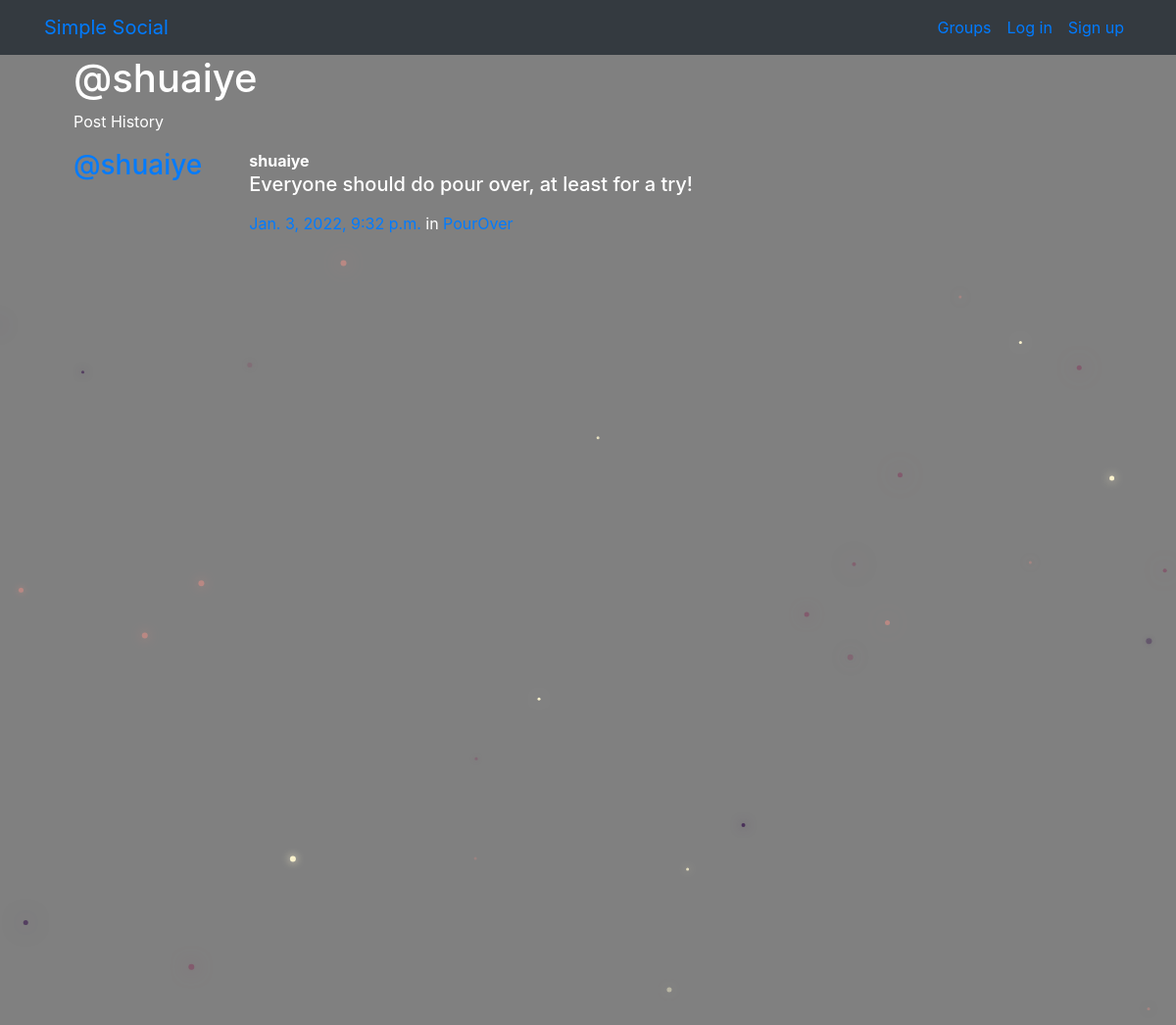
Page /posts/by/shuaiye/ on the committed database.
### posts/models.py (models this page shows, shortened)
class Post(models.Model):
    user = models.ForeignKey(User, related_name="posts",on_delete=models.CASCADE)
    created_at = models.DateTimeField(auto_now=True)
    message = models.TextField()
    message_html = models.TextField(editable=False)
    group = models.ForeignKey(Group, related_name="posts",null=True, blank=True,on_delete=models.CASCADE)
    class Meta:
        ordering = ["-created_at"]
        unique_together = ["user", "message"]

### groups/models.py (models this page shows, shortened)
class Group(models.Model):
    name = models.CharField(max_length=255, unique=True)
    slug = models.SlugField(allow_unicode=True, unique=True)
    description = models.TextField(blank=True, default='')
    description_html = models.TextField(editable=False, default='', blank=True)
    members = models.ManyToManyField(User,through="GroupMember")
    class Meta:
        ordering = ["name"]

### posts/views.py (the view)
# urls.py: path("by/<username>/",views.UserPosts.as_view(),name="for_user"),
class UserPosts(generic.ListView):
    model = models.Post
    template_name = "posts/user_post_list.html"
    def get_queryset(self):
        try:
            self.post_user = User.objects.prefetch_related("posts").get(
                username__iexact=self.kwargs.get("username")
            )
        except User.DoesNotExist:
            raise Http404
        else:
            return self.post_user.posts.all()
    def get_context_data(self, **kwargs):
        context = super().get_context_data(**kwargs)
        context["post_user"] = self.post_user
        return context

### posts/templates/posts/user_post_list.html
{% extends "posts/post_base.html" %}
{% block prepost %}
<div class="col-md-4">
	<h1>@{{ post_user.username }}</h1>
	<p>Post History</p>
</div>
{% endblock %}
{% block post_content %}
<div class="col-md-8">
	{% for post in post_list %}
		{% include "posts/_post.html" %}
	{% endfor %}
</div>
{% endblock %}

### posts/templates/posts/_post.html (shortened to what this page needs)
<div class="media">
	<h3 class="mr-5"><a href="{% url 'posts:for_user' username=post.user.username %}">@{{ post.user.username }}</a></h3>
	<div class="media-body">
		<strong>{{ post.user.username }}</strong>
		<h5>{{ post.message_html|safe }}</h5>
			<time class="time"><a href="{% url 'posts:single' username=post.user.username pk=post.pk %}">{{ post.created_at }}</a></time>
			{% if post.group %}
			<span class="group-name">in <a href="#">{{ post.group.name }}</a></span>
			{% endif %}
	</div>
</div>

### static/simplesocial/css/master.css (style rules this page uses)
body { margin: 0; overflow: hidden; background-color: gray; color:white; }

### rows in the picture
Post: user.username "shuaiye", message_html "Everyone should do pour over, at least for a try!", created_at "Jan. 3, 2022, 9:32 p.m.", group.name "PourOver"

### other values in the picture
{{ post_user.username }} "shuaiye"
